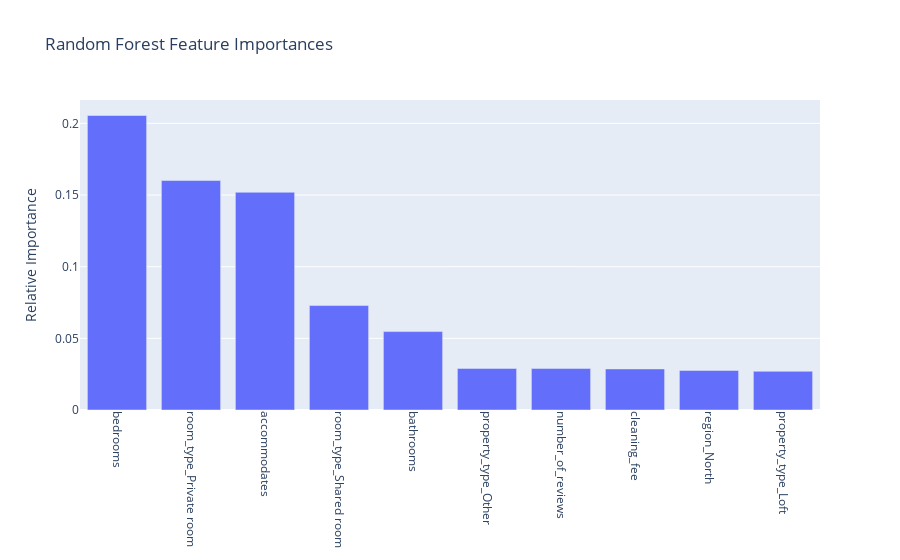

Notebook code cell kept with this figure:
### Code cell
importances = pd.DataFrame({'feature': features_scaled.columns, 'importance': feature_importance}).sort_values('importance', ascending=False).reset_index(drop=True)

trace = go.Bar(x=importances.head(40).feature, y=importances.head(10).importance)

layout = go.Layout(title='Random Forest Feature Importances',
                  yaxis=dict(title='Relative Importance'))

fig = go.Figure([trace], layout)
fig.update_xaxes(tickangle=90)
iplot(fig, filename='feature_importance.html')

### Figure 1 — Plotly figure (JSON) as saved in the notebook; plotly's stock layout.template omitted (floating-point values rounded to 4 significant figures)
{"data": [{"type": "bar", "x": ["bedrooms", "room_type_Private room", "accommodates", "room_type_Shared room", "bathrooms", "property_type_Other", "number_of_reviews", "cleaning_fee", "region_North", "property_type_Loft", "property_type_Serviced apartment", "extra_people", "host_is_superhost_t", "property_type_House", "review_scores_rating", "room_type_Hotel room", "property_type_Guest suite", "security_deposit", "region_West", "region_East", "region_South", "property_type_Condominium", "property_type_Townhouse", "property_type_Bungalow", "property_type_Guesthouse"], "y": [0.2055, 0.1601, 0.1519, 0.07287, 0.05471, 0.029, 0.02891, 0.02866, 0.02759, 0.02699]}], "layout": {"title": {"text": "Random Forest Feature Importances"}, "xaxis": {"tickangle": 90}, "yaxis": {"title": {"text": "Relative Importance"}}}}
